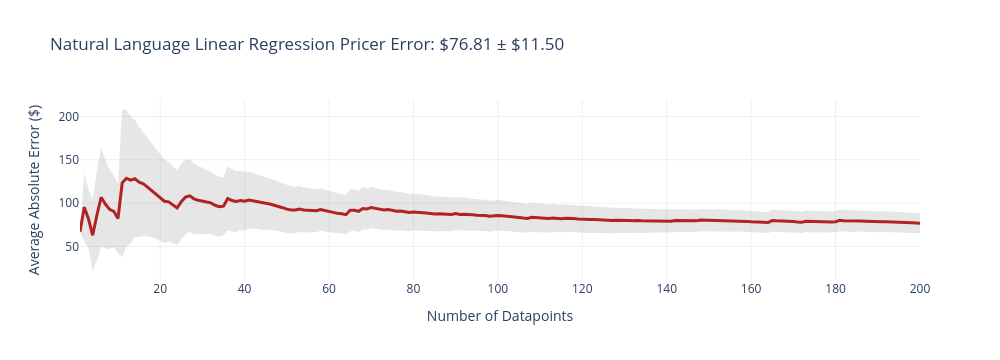
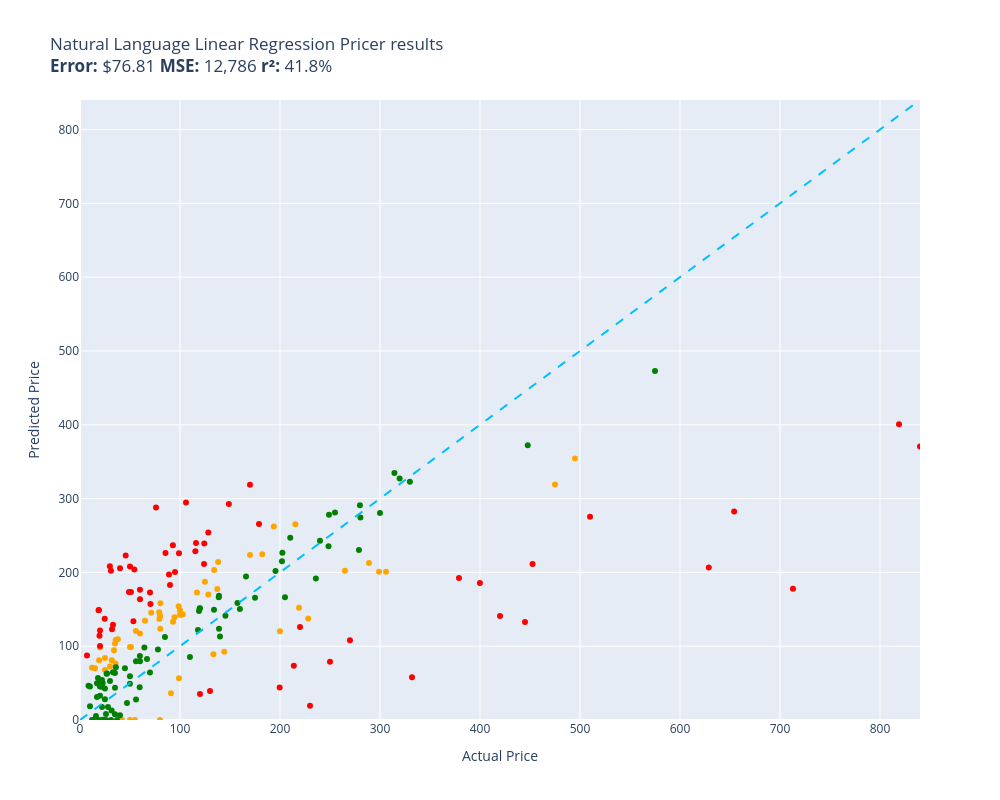

Here is the notebook cell these charts were saved with, in order:
### Code cell
evaluate(natural_language_linear_regression_pricer, test)

### Figure 1 — Plotly figure (JSON) as saved in the notebook; plotly's stock layout.template omitted (floating-point values rounded to 4 significant figures; data arrays with more than 128 entries replaced by an {"elided": "..."} marker saying what was removed)
{"data": [{"fill": "toself", "fillcolor": "rgba(128,128,128,0.2)", "hoverinfo": "skip", "line": {"color": "rgba(255,255,255,0)"}, "name": "95% CI", "showlegend": false, "type": "scatter", "x": {"elided": "400 int values"}, "y": {"elided": "400 float values"}}, {"customdata": {"elided": "200x1 float values"}, "hovertemplate": "n=%{x}<br>Avg Error=$%{y:,.2f}<br>±95% CI=$%{customdata[0]:,.2f}<extra></extra>", "line": {"color": "firebrick", "width": 3}, "mode": "lines", "name": "Cumulative Avg Error", "type": "scatter", "x": {"elided": "200 int values"}, "y": {"elided": "200 float values"}}], "layout": {"height": 360, "showlegend": false, "title": {"text": "Natural Language Linear Regression Pricer Error: $76.81 ± $11.50"}, "width": 1000, "xaxis": {"title": {"text": "Number of Datapoints"}}, "yaxis": {"title": {"text": "Average Absolute Error ($)"}}}}

### Figure 2 — Plotly figure (JSON) as saved in the notebook; plotly's stock layout.template omitted (floating-point values rounded to 4 significant figures)
{"data": [{"customdata": [["Old Blood Noise Excess V2 Distortion Cho...\nGuess=$152.13 Actual=$219.00"], ["NewPower99 Battery Kit for Samsung Galax...\nGuess=$0.00 Actual=$54.95"], ["SuppliesOutlet Compatible Toner Cartridg...\nGuess=$92.46 Actual=$144.29"], ["ACDelco GM Original Equipment FW339 Fron...\nGuess=$265.15 Actual=$215.33"], ["8544771 Dryer Heating Element, 279816 Th...\nGuess=$108.40 Actual=$35.74"], ["Panasonic KX-TG6511B DECT 6.0 PLUS Expan...\nGuess=$146.14 Actual=$79.20"], ["GJY Portable TV,10.6 inch Mini TV for AT...\nGuess=$136.96 Actual=$79.36"], ["LD Products Compatible Toner Cartridge R...\nGuess=$98.97 Actual=$49.98"], ["Mini PC, Kinupute Desktop Computer E3-12...\nGuess=$354.14 Actual=$495.00"], ["Aolemi Oil Rubbed Bronze Single Function...\nGuess=$154.26 Actual=$98.65"], ["Clementoni 39132.5 Jigsaw Puzzle 1,000 P...\nGuess=$0.00 Actual=$79.95"], ["10GBase-LR SFP+ Transceiver, Handar 10GB...\nGuess=$98.07 Actual=$19.99"], ["Deco Mount Pro Tripod Microphone Stand w...\nGuess=$117.32 Actual=$59.95"], ["KOMPUTERBAY 4GB 2X 2GB DDR2 1066MHz PC2-...\nGuess=$123.76 Actual=$80.34"], ["Task T24287 Roman Ogee Router Bit with 1...\nGuess=$120.55 Actual=$55.88"], ["Southwire 120V/15A Right Angle User Atta...\nGuess=$109.24 Actual=$37.87"], ["15\" Locking Shower Head Extension Arm in...\nGuess=$141.45 Actual=$79.95"], ["Mylites+ Standard Comic Book Mylar Sleev...\nGuess=$103.50 Actual=$34.99"], ["DALDED LED Light Kit for Lego Sonic Gree...\nGuess=$83.94 Actual=$24.99"], ["Baseball Backpacks Large 18 Inch Bookbag...\nGuess=$81.03 Actual=$31.77"], ["Adams Check Payment and Deposit Register...\nGuess=$76.69 Actual=$35.49"], ["KOHLER 18865-CP Filtered Water Faucet, P...\nGuess=$318.90 Actual=$475.00"], ["Diversitech WG840585 Motor, (Ddb) 1/3Hp,...\nGuess=$203.36 Actual=$134.12"], ["Festool 492370 Platin 2 S1000 Grit 6-Inc...\nGuess=$36.09 Actual=$91.00"], ["PM Auto Front Right Quick Complete Strut...\nGuess=$187.30 Actual=$124.94"], ["Satco S9596, 4 Count (Pack of 1), 4.18\nGuess=$70.66 Actual=$12.00"], ["Ceramic Talavera Mexican Tile 4x4\", 9 Pi...\nGuess=$72.47 Actual=$29.95"], ["Marvel Legends Series X-Men 6-Inch Archa...\nGuess=$56.58 Actual=$98.95"], ["ANZO USA 111207 GMC SIERRA 99-06 / YUKON...\nGuess=$224.41 Actual=$182.28"], ["Kingston Brass KS269SN Kingston Clawfoot...\nGuess=$200.81 Actual=$305.99"], ["Pioneer 2AM401-BN Two Handle Kitchen Fau...\nGuess=$137.65 Actual=$228.22"], ["LSSAGOON Backpack for Women Teen Kids Gi...\nGuess=$94.62 Actual=$33.99"], ["4LT LUMINETTE Vanity Opal GLS BSN\nGuess=$148.76 Actual=$99.99"], ["4pc Wheel Spacers Adapters 4\" (2inch Per...\nGuess=$172.70 Actual=$116.95"], ["Royal Designs, Inc. Decorative Abundant ...\nGuess=$67.76 Actual=$24.95"], ["Mikrotik RB3011UIAS-RM RouterBOARD 10xGi...\nGuess=$200.69 Actual=$299.00"], ["DuraGo 29515020 Front Hub Assembly\nGuess=$170.13 Actual=$128.34"], ["GENUINE VOLVO THERMOSTAT (3.0, 3.2) S60 ...\nGuess=$143.18 Actual=$102.85"], ["Universal Power Group 12V 100Ah Sealed L...\nGuess=$120.24 Actual=$199.99"], ["Amana Tool - SC587 Carbide Tipped 3-Wing...\nGuess=$145.37 Actual=$71.23"], ["Evan Fischer Radiator Cooling Fan Assemb...\nGuess=$177.54 Actual=$137.34"], ["UPR Mach 1 Chin Spoiler Fits 94-98 Musta...\nGuess=$134.61 Actual=$64.99"], ["Raspberry Pi 3 Model B+ Aluminum Case Me...\nGuess=$70.20 Actual=$14.99"], ["ASUS VY279HE-W 27” 1080P Monitor - White...\nGuess=$214.18 Actual=$138.10"], ["Diversitech UC2436-3 Ultralite Condenser...\nGuess=$158.15 Actual=$80.39"], ["4 Inches Rolled Muffler Tip Catback Exha...\nGuess=$262.06 Actual=$193.88"], ["APS iBoard (304 Stainless Steel Polished...\nGuess=$202.09 Actual=$264.95"], ["Baumgartens Sicurix Blank PVC ID Cards (...\nGuess=$80.97 Actual=$19.11"], ["Audio Techinca ATW-T1002 System 10 Handh...\nGuess=$212.76 Actual=$289.00"], ["LD Compatible Ink Cartridge Replacement ...\nGuess=$0.00 Actual=$41.99"], ["BXYJY for Samsung Galaxy Z Fold 3 Case w...\nGuess=$0.00 Actual=$49.99"], ["DuraGo BR5330 Front Vented Disc Brake Ro...\nGuess=$142.48 Actual=$101.51"], ["Samsung DA97-07603B Freezer Ice Maker As...\nGuess=$133.22 Actual=$93.02"], ["Intex River Run Connect Lounge (Four)\nGuess=$139.17 Actual=$94.49"], ["Targus CityGear Durable Backpack, Black,...\nGuess=$89.19 Actual=$133.43"], ["Fitness Center Gym Room Weight Train Dua...\nGuess=$142.70 Actual=$99.99"], ["MonMount Triple Monitor Stand Freestandi...\nGuess=$140.36 Actual=$79.99"], ["Xiaomi Redmi 10 2022 NFC 4G LTE (128GB +...\nGuess=$223.48 Actual=$169.99"], ["Refresh NSF-53 Premium Replacement Refri...\nGuess=$98.95 Actual=$50.99"]], "hovertemplate": "%{customdata[0]}<extra></extra>", "legendgroup": "orange", "marker": {"color": "orange", "size": 6, "symbol": "circle"}, "mode": "markers", "name": "orange", "orientation": "v", "showlegend": true, "type": "scatter", "x": [219.0, 54.95, 144.3, 215.3, 35.74, 79.2, 79.36, 49.98, 495.0, 98.65, 79.95, 19.99, 59.95, 80.34, 55.88, 37.87, 79.95, 34.99, 24.99, 31.77, 35.49, 475.0, 134.1, 91.0, 124.9, 12.0, 29.95, 98.95, 182.3, 306.0, 228.2, 33.99, 99.99, 117.0, 24.95, 299.0, 128.3, 102.8, 200.0, 71.23, 137.3, 64.99, 14.99, 138.1, 80.39, 193.9, 264.9, 19.11, 289.0, 41.99, 49.99, 101.5, 93.02, 94.49, 133.4, 99.99, 79.99, 170.0, 50.99], "xaxis": "x", "y": [152.1, 0.0, 92.46, 265.1, 108.4, 146.1, 137.0, 98.97, 354.1, 154.3, 0.0, 98.07, 117.3, 123.8, 120.6, 109.2, 141.4, 103.5, 83.94, 81.03, 76.69, 318.9, 203.4, 36.09, 187.3, 70.66, 72.47, 56.58, 224.4, 200.8, 137.6, 94.62, 148.8, 172.7, 67.76, 200.7, 170.1, 143.2, 120.2, 145.4, 177.5, 134.6, 70.2, 214.2, 158.2, 262.1, 202.1, 80.97, 212.8, 0.0, 0.0, 142.5, 133.2, 139.2, 89.19, 142.7, 140.4, 223.5, 98.95], "yaxis": "y"}, {"customdata": [["telpo Headlight Assembly Fit For 15 Camr...\nGuess=$239.89 Actual=$115.99"], ["Stand for Raven Pro Document Scanner - P...\nGuess=$208.36 Actual=$29.85"], ["RBC12-UPC Replacement Battery Cartridge ...\nGuess=$19.25 Actual=$229.99"], ["Bam France 2002XL Contoured Hightech Bla...\nGuess=$177.72 Actual=$713.00"], ["Metabo HPT 36V MultiVolt™ Cordless Rotar...\nGuess=$192.54 Actual=$379.00"], ["46mm Digital Pro High-Resolution Close-U...\nGuess=$121.39 Actual=$19.99"], ["Innovative Percussion CB-6 Chamois Bass ...\nGuess=$203.89 Actual=$54.32"], ["LOVE MEI Galaxy S10 Lite Case, Military ...\nGuess=$129.19 Actual=$32.98"], ["CORSAIR Dominator Platinum RGB 32GB (2x1...\nGuess=$211.21 Actual=$124.00"], ["Bam Trekking 3027SB Single Black Clarine...\nGuess=$57.79 Actual=$332.00"], ["DEWALT 20V MAX* XR Impact Driver with Bl...\nGuess=$211.38 Actual=$452.53"], ["Scranton & Co 3 Drawer Mobile File Cabin...\nGuess=$228.68 Actual=$115.35"], ["Canon EOS Rebel T7 Digital SLR Camera wi...\nGuess=$400.82 Actual=$819.00"], ["Travelpro Platinum Elite Slim Business L...\nGuess=$73.65 Actual=$213.83"], ["JRready ST6313 DT Deutsch Connector Kit,...\nGuess=$43.99 Actual=$199.68"], ["Dakota Alert MURS Alert Probe Sensor - M...\nGuess=$126.03 Actual=$219.99"], ["3D Tree Hole Branches 075 Stair Risers D...\nGuess=$39.33 Actual=$129.99"], ["Projector, CRAZVIEW Projector with WiFi ...\nGuess=$133.65 Actual=$53.40"], ["Retevis RT68 Soft Earhook Walkie Talkie ...\nGuess=$87.52 Actual=$6.99"], ["MC: Pindicator (Dual Intensity Amber)\nGuess=$205.64 Actual=$40.00"], ["Poison Spyder 10-08-020 Rocker Knocker\nGuess=$206.66 Actual=$628.76"], ["DIMARZIO 204284 DP 163FBK Blues Bucker G...\nGuess=$183.02 Actual=$89.99"], ["Lighted Triangle Mirror Cabinet Bathroom...\nGuess=$132.82 Actual=$445.00"], ["BESTILL Wall Mounted Shower Faucet Set, ...\nGuess=$288.02 Actual=$76.00"], ["Engine Thermostat, Replace 19301-PAA-306...\nGuess=$149.15 Actual=$18.89"], ["Dell Optiplex 390 Desktop Computer i3 3....\nGuess=$239.20 Actual=$124.27"], ["Neporal Full Spectrum Light Bulb, 6000K ...\nGuess=$148.82 Actual=$18.59"], ["Pidoko Kids Train Table, Grey with 90 Pc...\nGuess=$35.14 Actual=$119.97"], ["LEGO Marvel Avengers War Machine Buster ...\nGuess=$176.55 Actual=$59.95"], ["KOHLER K-1185540-CP Assembly-Slider\nGuess=$222.94 Actual=$45.67"], ["Trim Kit for 2-handle Shower & Tub Valve...\nGuess=$200.54 Actual=$94.99"], ["iPhone 12/12 Pro Nicaragua Guardabarranc...\nGuess=$100.23 Actual=$19.97"], ["Aeromotive 13304 Regulator, X1 Adjustabl...\nGuess=$108.20 Actual=$269.95"], ["Canon Sure Shot 90u 35mm Date Camera\nGuess=$185.55 Actual=$399.89"], ["Wilkinson LOW GAUSS Vintage Tone Strat S...\nGuess=$202.22 Actual=$30.93"], ["Ibanez M510OVS Acoustic Mandolin in Vint...\nGuess=$318.61 Actual=$169.99"], ["Berta (6 Pieces) 1-1/4 inch Overlay, 90 ...\nGuess=$137.10 Actual=$24.66"], ["CradlePoint Compact Broadband Router (CB...\nGuess=$197.29 Actual=$89.00"], ["Pyle Wireless Rear View Backup Camera - ...\nGuess=$157.31 Actual=$70.45"], ["Auertech Portable Washing Machine, 14lbs...\nGuess=$225.89 Actual=$98.99"], ["18 Inch White Undermount Kitchen Sink - ...\nGuess=$265.40 Actual=$179.00"], ["ECCPP Power Steering Pump for 2009-2010 ...\nGuess=$226.39 Actual=$85.48"], ["Skullcandy Hesh Evo Bluetooth Headphones...\nGuess=$172.62 Actual=$69.99"], ["ROHL WSGUM3018WH Wire Sink Grids, White\nGuess=$253.89 Actual=$128.28"], ["Music Hall pa15.3 MM/MC Phono Preamplifi...\nGuess=$78.79 Actual=$250.00"], ["Lorell Bell Chair Glide, 2.5\", Black\nGuess=$114.21 Actual=$19.50"], ["CTLAMP XL-2100 Professional Quality XL-2...\nGuess=$122.95 Actual=$32.00"], ["Competition Clutch Disc and Pressure Pla...\nGuess=$275.22 Actual=$510.00"], ["KUNFINE Android Radio CarPlay & Android ...\nGuess=$294.56 Actual=$106.00"], ["A-Premium Front Suspension Steering Knuc...\nGuess=$173.40 Actual=$48.99"], ["Dell XPS 13 9343-2727SLV 13.3\" Full HD S...\nGuess=$370.43 Actual=$839.99"], ["Pacific Drums PDCM1618TTRB 16 x 18 Inche...\nGuess=$141.04 Actual=$419.99"], ["Vinyl Soft Top Roll-up Adjustable Truck ...\nGuess=$292.73 Actual=$148.88"], ["Blanco 230966 Valea Stainless Steel Sink...\nGuess=$236.86 Actual=$92.88"], ["Empava 24\" Single Wall Ovens 10 Cooking ...\nGuess=$282.34 Actual=$654.14"], ["Viola Bow 4/4 Full Size Carbon Fiber (Bl...\nGuess=$207.95 Actual=$49.99"], ["Fender Hendrix Voodoo Child Coiled Instr...\nGuess=$163.46 Actual=$59.99"], ["Pyle 2x120 Watt Home Audio Speaker Power...\nGuess=$173.32 Actual=$50.92"]], "hovertemplate": "%{customdata[0]}<extra></extra>", "legendgroup": "red", "marker": {"color": "red", "size": 6, "symbol": "circle"}, "mode": "markers", "name": "red", "orientation": "v", "showlegend": true, "type": "scatter", "x": [116.0, 29.85, 230.0, 713.0, 379.0, 19.99, 54.32, 32.98, 124.0, 332.0, 452.5, 115.3, 819.0, 213.8, 199.7, 220.0, 130.0, 53.4, 6.99, 40.0, 628.8, 89.99, 445.0, 76.0, 18.89, 124.3, 18.59, 120.0, 59.95, 45.67, 94.99, 19.97, 269.9, 399.9, 30.93, 170.0, 24.66, 89.0, 70.45, 98.99, 179.0, 85.48, 69.99, 128.3, 250.0, 19.5, 32.0, 510.0, 106.0, 48.99, 840.0, 420.0, 148.9, 92.88, 654.1, 49.99, 59.99, 50.92], "xaxis": "x", "y": [239.9, 208.4, 19.25, 177.7, 192.5, 121.4, 203.9, 129.2, 211.2, 57.79, 211.4, 228.7, 400.8, 73.65, 43.99, 126.0, 39.33, 133.7, 87.52, 205.6, 206.7, 183.0, 132.8, 288.0, 149.1, 239.2, 148.8, 35.14, 176.5, 222.9, 200.5, 100.2, 108.2, 185.5, 202.2, 318.6, 137.1, 197.3, 157.3, 225.9, 265.4, 226.4, 172.6, 253.9, 78.79, 114.2, 123.0, 275.2, 294.6, 173.4, 370.4, 141.0, 292.7, 236.9, 282.3, 207.9, 163.5, 173.3], "yaxis": "y"}, {"customdata": [["EXMAX NG-10X Fresnel Lens Focusing Adapt...\nGuess=$64.22 Actual=$69.98"], ["Pump Head TBVECHI 175PSI 4KW 5.5HP 21CFM...\nGuess=$322.86 Actual=$329.90"], ["APS iBoard 6-inch Aluminum (Black Powder...\nGuess=$246.86 Actual=$210.23"], ["PEMP E65 E66 CDC Simulate Optical Fiber ...\nGuess=$147.59 Actual=$119.00"], ["Intermatic PX300 12V 300W Transformer wi...\nGuess=$149.48 Actual=$134.00"], ["HK SYSTEMS 13\" Heavy Duty Black \"Push\" O...\nGuess=$112.46 Actual=$84.95"], ["SKB iSeries 3i-13096-6KP Case for BlackM...\nGuess=$165.75 Actual=$174.99"], ["June Garden 12\" Sweet Dolly Charlotte - ...\nGuess=$32.90 Actual=$19.99"], ["GanFindX Portable Car Hand Controls for ...\nGuess=$150.38 Actual=$159.90"], ["Evergreen HSHB2005 Cylinder Head Gasket ...\nGuess=$44.40 Actual=$59.69"], ["Tidal Front + Rear Fender Flares 4PC Poc...\nGuess=$280.96 Actual=$254.99"], ["152MM Hole Saws M42 Bi-Metal High Speed ...\nGuess=$57.01 Actual=$17.99"], ["Wenger City Upgrade Laptop Backpack with...\nGuess=$141.39 Actual=$145.42"], ["AUTOFREE LED Tail Lights Assembly Compat...\nGuess=$215.05 Actual=$201.99"], ["Fjallraven, Kanken Laptop 15\" Backpack f...\nGuess=$150.96 Actual=$119.65"], ["Evan-Fischer Front Bumper Cover Compatib...\nGuess=$226.49 Actual=$202.38"], ["Laisomeke Waterproof Junction Box, Unive...\nGuess=$0.00 Actual=$11.99"], ["Sumerain S1339CM Double Handle Widesprea...\nGuess=$191.60 Actual=$235.86"], ["Webcem Solar Shed Light Outdoor Indoor, ...\nGuess=$95.53 Actual=$77.96"], ["Western Digital Enterprise RE4-GP 2TB SA...\nGuess=$85.50 Actual=$109.95"], ["VLAND LED Smoked Taillights Compatible F...\nGuess=$242.75 Actual=$239.99"], ["Tablet PC Cover Compatible with Lenovo T...\nGuess=$12.97 Actual=$31.61"], ["Miyaya@ Funny Animal Masks Collection fo...\nGuess=$49.94 Actual=$16.99"], ["Trail Gear Twin Stick Kit for Top Shift ...\nGuess=$291.00 Actual=$279.92"], ["Ultra Duster Canned Air Net 10 Oz 6-Pack\nGuess=$49.28 Actual=$49.90"], ["Beck/Arnley 0421945 Air Filter\nGuess=$71.56 Actual=$35.87"], ["IQShield Screen Protector Compatible wit...\nGuess=$45.53 Actual=$9.95"], ["Liberty Imports 12 Pack: US Military Toy...\nGuess=$31.15 Actual=$16.98"], ["Intrepid International Dressage Letters-...\nGuess=$63.13 Actual=$26.99"], ["EMART Photography C Stand with Boom Arm,...\nGuess=$151.40 Actual=$119.99"], ["KUNN Small Electrician Tool Pouch Utilit...\nGuess=$17.76 Actual=$21.99"], ["Replacement Remote Control for PANASONIC...\nGuess=$7.84 Actual=$34.95"], ["KS K-STORM Replacement Silicone Mushroom...\nGuess=$46.41 Actual=$8.50"], ["Grey Pneumatic 1311SD Impact Socket Set\nGuess=$158.38 Actual=$157.43"], ["Walker Exhaust Ultra EPA 16478 Direct Fi...\nGuess=$472.95 Actual=$574.99"], ["GE RPWF SmartWater Comparable Refrigerat...\nGuess=$0.00 Actual=$36.99"], ["Urth 62mm UV, Circular Polarizing (CPL),...\nGuess=$123.80 Actual=$139.00"], ["MGP Caliper Covers 39011SACURD Red Powde...\nGuess=$278.15 Actual=$249.00"], ["LSI Broadcom SAS 9300-8i 8-port 12Gb/s S...\nGuess=$122.08 Actual=$118.00"], ["NewFantasia Replacement Audio Cable with...\nGuess=$0.00 Actual=$31.00"], ["MONOCARBON Forged Carbon Fiber Case for ...\nGuess=$79.73 Actual=$59.99"], ["AC Compressor & A/C Kit For BMW 335i 335...\nGuess=$334.67 Actual=$314.41"], ["MXR Carbon Copy Deluxe Analog Delay Guit...\nGuess=$201.73 Actual=$195.50"], ["Chalkboard Name Badges with Magnetic Bac...\nGuess=$45.34 Actual=$19.95"], ["Linkloos Solar Street Lights Outdoor Wat...\nGuess=$79.61 Actual=$55.99"], ["USB Charger, CIVIE High Speed 60W Multip...\nGuess=$5.48 Actual=$15.99"], ["Cardone 84-58642 New HEI Electronic Dist...\nGuess=$194.28 Actual=$165.99"], ["Hp Pavilion P7-1257c Motherboard Aahd3-h...\nGuess=$86.61 Actual=$59.86"], ["Kastar Battery Pack Replacement for Sony...\nGuess=$51.59 Actual=$19.99"], ["New Replacement seat cover fits Yamaha M...\nGuess=$168.26 Actual=$138.95"], ["AZX Stylus Pencil for Apple iPad Pro 202...\nGuess=$52.77 Actual=$29.99"], ["SP Air Corporation SP-8102BU 1/4-Inch He...\nGuess=$166.25 Actual=$204.99"], ["LCD Screen for Dell Inspiron 17R 17.3\" H...\nGuess=$98.32 Actual=$64.37"], ["200 ' feet True 14 Gauge AWG CCA Speaker...\nGuess=$70.19 Actual=$44.95"], ["200 Couples Conversation Cards - Enjoy B...\nGuess=$64.78 Actual=$32.97"], ["The Puppet Company - Carpet-Unicorn, Whi...\nGuess=$0.00 Actual=$19.00"], ["KYX Racing Hardened Steel Center Drive S...\nGuess=$23.15 Actual=$46.99"], ["StonKraft Brass Chess Board Game Set wit...\nGuess=$113.09 Actual=$140.00"], ["VIPMOTOZ Sequential Turn Signal Premium ...\nGuess=$230.27 Actual=$278.94"], ["OEM Samsung Remote Control Shipped with ...\nGuess=$27.92 Actual=$56.00"], ["Venom Power Terra Hunter R/T+ R/T All-Te...\nGuess=$327.07 Actual=$319.65"], ["Custom Engagement Logo Desk Embosser Sea...\nGuess=$59.43 Actual=$49.95"], ["520 Pieces Christmas Envelope Seal Stick...\nGuess=$0.00 Actual=$25.99"], ["BestPricedDecals Wine A BIT, You'll Feel...\nGuess=$0.00 Actual=$12.98"], ["VATOS 4 Packs Bubble Machine Gun for Kid...\nGuess=$0.44 Actual=$22.88"], ["Steering Wheel, Carbon Fiber Automotive ...\nGuess=$372.09 Actual=$447.74"], ["VONADO Space Wars Colonial Viper MK1 Bui...\nGuess=$6.33 Actual=$39.99"], ["Replacement Remote Control fit for Sony ...\nGuess=$18.72 Actual=$9.99"], ["Disney Princess Sparkling Princess Sleep...\nGuess=$28.24 Actual=$24.95"], ["sabermaster TCG Playmat yugioh playmat T...\nGuess=$44.89 Actual=$21.99"], ["Star Wars Die-Cast Metal TITANIUM Series...\nGuess=$50.02 Actual=$22.70"], ["Glovion Music Stand Light, Clip On Piano...\nGuess=$17.73 Actual=$27.99"], ["Think Gizmos Build Your Own Robot Toys f...\nGuess=$42.54 Actual=$24.95"], ["HP Laserjet 2100 Laser Printer W/Test Pr...\nGuess=$280.41 Actual=$299.98"], ["PowerSport Front Rear Brakes and Rotors ...\nGuess=$235.34 Actual=$248.51"], ["VTech Strum and Jam Kidi Musical Guitar ...\nGuess=$54.31 Actual=$21.99"], ["KZ ZS10 Pro in Ear Monitor Headphone KZ ...\nGuess=$82.62 Actual=$66.99"], ["W11130208 W10695459 Refrigerator LED Mod...\nGuess=$62.74 Actual=$26.59"], ["Jada Toys Ryan's World Combo Panda Airli...\nGuess=$63.75 Actual=$34.94"], ["STICKGOO Peel and Stick Backsplash for K...\nGuess=$43.83 Actual=$34.99"], ["Garmin 010-12402-10 GT15M-TM Transom-Mou...\nGuess=$166.14 Actual=$138.74"], ["For Volvo C70 S70 V70 V40 S40 AC Compres...\nGuess=$274.39 Actual=$280.41"], ["NICKSTON Red Sparkling Glitter Slim Band...\nGuess=$8.14 Actual=$25.99"]], "hovertemplate": "%{customdata[0]}<extra></extra>", "legendgroup": "green", "marker": {"color": "green", "size": 6, "symbol": "circle"}, "mode": "markers", "name": "green", "orientation": "v", "showlegend": true, "type": "scatter", "x": [69.98, 329.9, 210.2, 119.0, 134.0, 84.95, 175.0, 19.99, 159.9, 59.69, 255.0, 17.99, 145.4, 202.0, 119.7, 202.4, 11.99, 235.9, 77.96, 110.0, 240.0, 31.61, 16.99, 279.9, 49.9, 35.87, 9.95, 16.98, 26.99, 120.0, 21.99, 34.95, 8.5, 157.4, 575.0, 36.99, 139.0, 249.0, 118.0, 31.0, 59.99, 314.4, 195.5, 19.95, 55.99, 15.99, 166.0, 59.86, 19.99, 138.9, 29.99, 205.0, 64.37, 44.95, 32.97, 19.0, 46.99, 140.0, 278.9, 56.0, 319.6, 49.95, 25.99, 12.98, 22.88, 447.7, 39.99, 9.99, 24.95, 21.99, 22.7, 27.99, 24.95, 300.0, 248.5, 21.99, 66.99, 26.59, 34.94, 34.99, 138.7, 280.4, 25.99], "xaxis": "x", "y": [64.22, 322.9, 246.9, 147.6, 149.5, 112.5, 165.8, 32.9, 150.4, 44.4, 281.0, 57.01, 141.4, 215.1, 151.0, 226.5, 0.0, 191.6, 95.53, 85.5, 242.7, 12.97, 49.94, 291.0, 49.28, 71.56, 45.53, 31.15, 63.13, 151.4, 17.76, 7.841, 46.41, 158.4, 472.9, 0.0, 123.8, 278.1, 122.1, 0.0, 79.73, 334.7, 201.7, 45.34, 79.61, 5.483, 194.3, 86.61, 51.59, 168.3, 52.77, 166.2, 98.32, 70.19, 64.78, 0.0, 23.15, 113.1, 230.3, 27.92, 327.1, 59.43, 0.0, 0.0, 0.4424, 372.1, 6.327, 18.72, 28.24, 44.89, 50.02, 17.73, 42.54, 280.4, 235.3, 54.31, 82.62, 62.74, 63.75, 43.83, 166.1, 274.4, 8.14], "yaxis": "y"}, {"hoverinfo": "skip", "line": {"color": "deepskyblue", "dash": "dash", "width": 2}, "mode": "lines", "name": "y = x", "showlegend": false, "type": "scatter", "x": [0, 840.0], "y": [0, 840.0]}], "layout": {"height": 800, "legend": {"title": {"text": "color"}, "tracegroupgap": 0}, "showlegend": false, "title": {"text": "Natural Language Linear Regression Pricer results<br><b>Error:</b> $76.81 <b>MSE:</b> 12,786 <b>r²:</b> 41.8%"}, "width": 1000, "xaxis": {"anchor": "y", "domain": [0, 1], "range": [0, 840.0], "title": {"text": "Actual Price"}}, "yaxis": {"anchor": "x", "domain": [0, 1], "range": [0, 840.0], "title": {"text": "Predicted Price"}}}}
